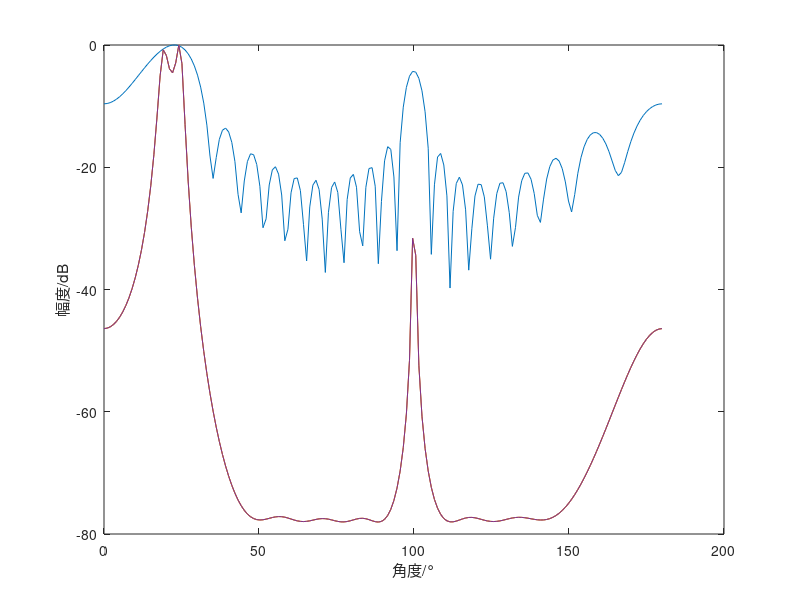

The MATLAB script that drew this image:
%% 矢量奇异值（SVD）
close all; clc; clear;
%%
c = 1500;
M = 20;                             %阵元数
m = 10;
p = M-m+1;
f0 = 500;
N_x = 4096;                         %信号长度
T = 1;
t = 0:1/N_x:T-1/N_x;                %信号时间
fs = N_x;                           %快拍数
l = c / f0;                         %信号波长  
d = 0.5*l;                          %阵元间距
Theta=[20 25 100];                  %两个信号的入射角度
source_number = length(Theta);      %信元数
f = fs/N_x*(0:N_x-1);               %具体频点
fl = f0; fh = f0;
%% 生成信号
rng('default');
sig1 = cos(2*pi*f0* (t - d*(0:M-1)'*cosd(Theta(1)) / c));   % 目标信号
sig2 = cos(2*pi*f0* (t - d*(0:M-1)'*cosd(Theta(2)) / c));   
sig3 = cos(2*pi*f0* (t - d*(0:M-1)'*cosd(Theta(3)) / c)); 
noise = randn(M,length(sig1));                              % 均值为0，方差为1的高斯白噪声
snr = 10;
SNR1 = 10^(snr / 10);  SNR2 = 10^(snr / 10); SNR3 = 10^(snr/10);
P1 = mean(sig1.^2);  P2 = mean(sig2.^2); P3 = mean(sig3.^2);                 % 计算信号功率
PN1 = P1 / SNR1;       PN2 = P2 / SNR2;  PN3 = P3 / SNR3;                  % 计算所需的噪声功率
noise_scale1 = sqrt(PN1 / mean(noise.^2));                  % 计算噪声缩放因子
noise_scale2 = sqrt(PN2 / mean(noise.^2));
noise_scale3 = sqrt(PN3 / mean(noise.^2));
sig1 = sig1 + noise_scale1*noise;
sig2 = sig2 + noise_scale2*noise;
sig3 = sig3 + noise_scale3*noise;
Sig = sig1 + sig2 + sig3;
%% DOA估计
theta = linspace(0,180,180);
x = fft(Sig').';
for i = 1 : length(theta)
    for j = find(f>=fl & f<=fh)
        R = x(:,j) * x(:,j)' / N_x;
        atheta = exp(-1j*(0:M-1)'*2*pi*d*f(j)*cosd(theta(i))/c);
        atheta1 = exp(-1j*(0:m-1)'*2*pi*d*f(j)*cosd(theta(i))/c);
        [U,S,V] = svd(R);
        %% 方式1 ESVD
        e1 = U(:,1);    % 最大特征值对应的特征矢量
        %% 方式2 DSVD
        X1 = x(:,j)*x(1,j)' / N_x;
        e2 = X1;
        %% 方式3 PSVD
        % 需要先确定信号的大致方向
        theta0 = 20;
        atheta0 = exp(-1j*(0:M-1)'*2*pi*d*f(j)*cosd(theta0)/c);
        Bk = atheta0'*x(:,j) / M;
        X2 = x(:,j)*Bk / N_x;
        e3 = X2;

        for ii = 1:m
            Y1(ii,:) = e1(ii:ii+p-1);
            Y2(ii,:) = e2(ii:ii+p-1);
            Y3(ii,:) = e3(ii:ii+p-1);
        end
        [U1,S1,V1] = svd(Y1);   Un1 = U1(:,source_number+1:end);
        [U2,V2,S2] = svd(Y2);   Un2 = U2(:,source_number+1:end);
        [U3,V3,S3] = svd(Y3);   Un3 = U3(:,source_number+1:end);

        p_cbf(i,j) = atheta'*x(:,j);
        p1(i,j) = 1 / (atheta1'*Un1*Un1'*atheta1);
        p2(i,j) = 1 / (atheta1'*Un2*Un2'*atheta1);
        p3(i,j) = 1 / (atheta1'*Un3*Un3'*atheta1);
    end
end
P_cbf = sum(p_cbf.' .* conj(p_cbf.')) / length(find(f>=fl & f<=fh)); 
P1 = sum(p1.' .* conj(p1.')) / length(find(f>=fl & f<=fh)); 
P2 = sum(p2.' .* conj(p2.')) / length(find(f>=fl & f<=fh)); 
P3 = sum(p3.' .* conj(p3.')) / length(find(f>=fl & f<=fh)); 

%% 画图
figure;
plot(theta,10*log10(P_cbf/max(P_cbf)));
hold on;
plot(theta,10*log10(P1/max(P1)));
plot(theta,10*log10(P2/max(P2)));
plot(theta,10*log10(P3/max(P3)));
xlabel('角度/°');ylabel('幅度/dB');



